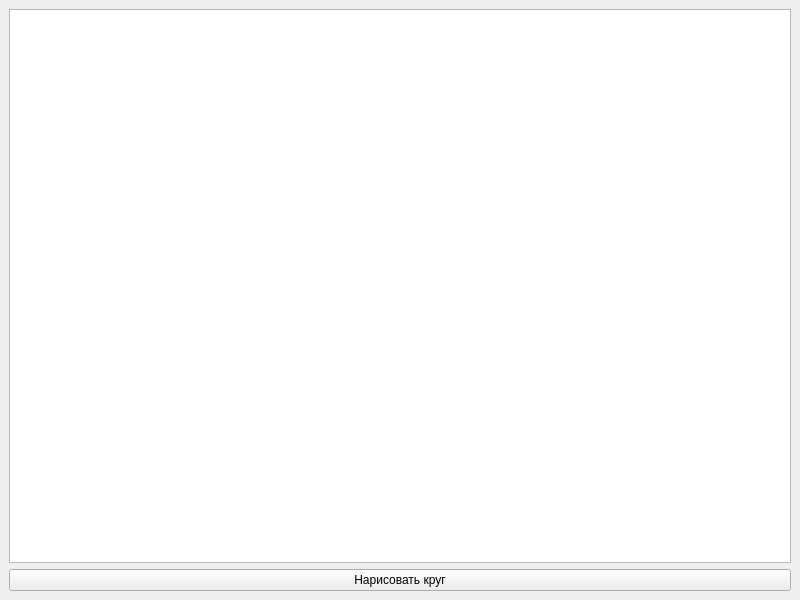
<?xml version="1.0" encoding="UTF-8"?>
<ui version="4.0">
 <class>MainWindow</class>
 <widget class="QMainWindow" name="MainWindow">
  <property name="geometry">
   <rect>
    <x>0</x>
    <y>0</y>
    <width>800</width>
    <height>600</height>
   </rect>
  </property>
  <property name="windowTitle">
   <string>Желтые окружности</string>
  </property>
  <widget class="QWidget" name="centralwidget">
   <layout class="QVBoxLayout" name="verticalLayout">
    <item>
     <widget class="QGraphicsView" name="graphicsView"/>
    </item>
    <item>
     <widget class="QPushButton" name="pushButton">
      <property name="text">
       <string>Нарисовать круг</string>
      </property>
     </widget>
    </item>
   </layout>
  </widget>
 </widget>
 <resources/>
 <connections/>
</ui>
